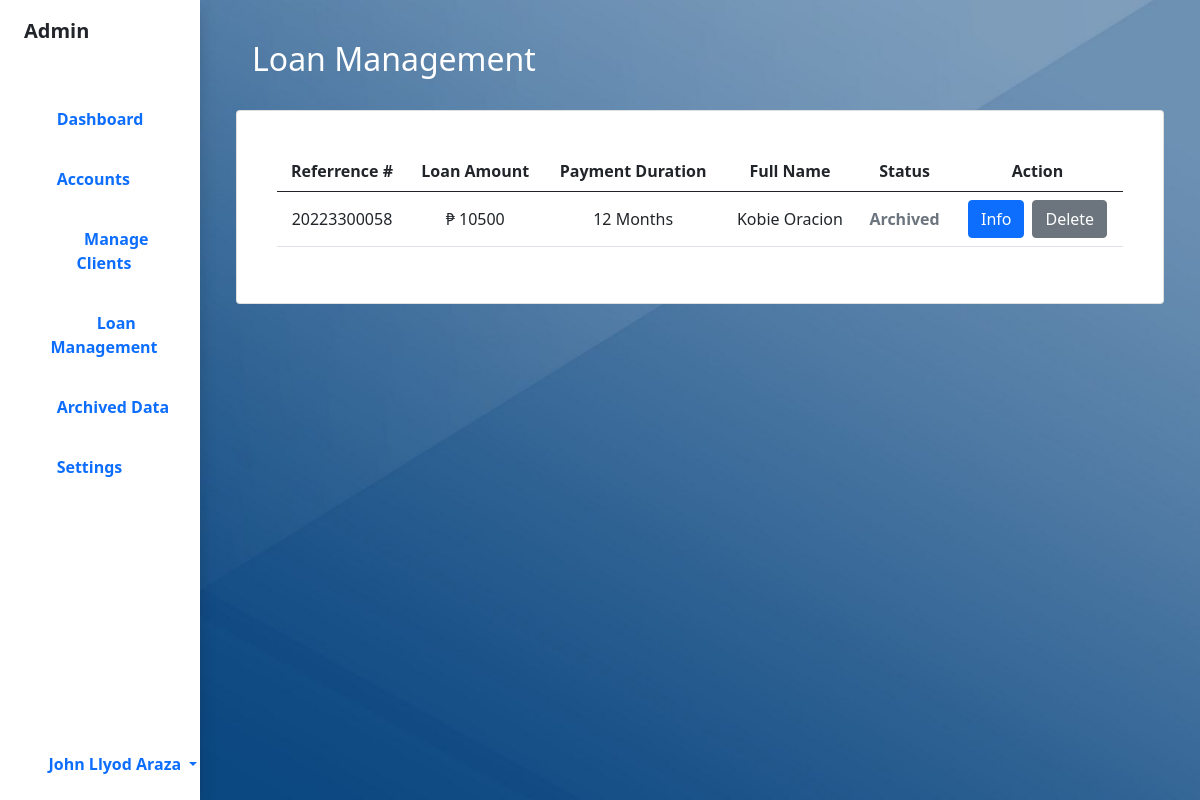
Page /php/archive-data.php (signed in) on the committed database.
### tables this page shows
CREATE TABLE `loan_destination` (
  `acc_no` bigint(11) NOT NULL,
  `ref_no` bigint(11) NOT NULL,
  `loan_amount` int(6) NOT NULL,
  `loan_period` enum('2','6','12','24','36') NOT NULL,
  `loan_type` enum('Credit Card','Home Equity','Mortgages','Personal Loans','Small Business','Student Loans') NOT NULL,
  `loan_dest` enum('Bank Transfer','GCash','Palawan Pera Padala','PayMaya') NOT NULL,
  `bank_name` enum('Asia United Bank','Bank of China','BDO','BPI','CitiBank','City Savings Bank','Landbank','MetroBank','Philippine National Bank','RCBC') DEFAULT NULL,
  `interest_rate` enum('3%','4%','5%','') NOT NULL,
  `overdue_penalty` varchar(4) NOT NULL,
  `recv_name` varchar(99) NOT NULL,
  `recv_no` int(10) NOT NULL,
  `loan_status` enum('Pending','Approved','Released','Closed','Terminated','Declined','Archived') NOT NULL,
  `date_req` timestamp NOT NULL DEFAULT current_timestamp() ON UPDATE current_timestamp(),
  `next_due` date DEFAULT NULL
);

### php/archive-data.php (the view, shortened to what this page needs)
<?php
	include_once "database.php";
?>
<!DOCTYPE html>
<html>
<head>
	<link rel="stylesheet" type="text/css" href="../css/bootstrap.min.css">
	<link rel="stylesheet" type="text/css" href="../css/style-min.css">
	<link rel="stylesheet" type="text/css" href="../css/fontawesome.css">
	<link rel="stylesheet" type="text/css" href="../css/brands.css">
	<link rel="stylesheet" type="text/css" href="../css/solid.css">
</head>
<body>
<div class="container-fluid">
	<div class="row flex-nowrap">
		<div class="col-auto col-md-3 col-xl-2 px-sm-2 px-0 bg-white shadow">
			<div class="d-flex flex-column align-items-center align-items-sm-start px-3 pt-3 min-vh-100">
				<span class="fs-5 d-none d-sm-inline fw-bold">Admin</span>
				<ul class="nav nav-pills flex-column mb-sm-auto mb-0 ms-2 align-items-start" id="menu">
					<li class="nav-item nav-list">
						<a href="dashboard.php" class="nav-link align-middle px-0 text-wrap">
							<i class="fas fa-regular fa-gauge bi me-2"></i>
							<span class="d-none d-sm-inline fw-bold">Dashboard</span>
						</a>
					</li>
					<li class="nav-item nav-list">
						<a href="manage-accounts.php" class="nav-link align-middle px-0">
							<i class="fas fa-regular fa-user bi me-2"></i>
							<span class="d-none d-sm-inline fw-bold">Accounts</span>
						</a>
					</li>
					<li class="nav-item nav-list">
						<a href="manage-clients.php" class="nav-link align-middle px-0">
							<i class="fas fa-regular fa-user-group bi me-2"></i>
							<span class="d-none d-sm-inline fw-bold">Manage Clients</span>
						</a>
					</li>
					<li class="nav-item nav-list">
						<a href="loan-management.php" class="nav-link align-middle px-0">
							<i class="fas fa-regular fa-hand-holding-dollar bi me-2"></i>
							<span class="d-none d-sm-inline fw-bold">Loan Management</span>
						</a>
					</li>
					<li class="nav-item nav-list">
						<a href="archive-data.php" class="nav-link align-middle px-0">
						<i class="fa-solid fa-box-archive bi me-2"></i>
							<span class="d-none d-sm-inline fw-bold">Archived Data</span>
						</a>
					</li>
					<li class="nav-item nav-list">
						<a href="admin-settings.php" class="nav-link align-middle px-0">
							<i class="fas fa-regular fa-gear bi me-2"></i>
							<span class="d-none d-sm-inline fw-bold">Settings</span>
						</a>
					</li>
				</ul>
				<div class="dropdown pb-4">
					<a href="#" class="d-flex align-items-center text-decoration-none dropdown-toggle" id="user-dropdown" data-bs-toggle="dropdown" aria-expanded="false">
						<i class="fas fa-regular fa-circle-user bi me-2"></i>
						<span class="d-none d-sm-inline mx-1 fw-bold">
							<?php
								echo $_SESSION['first'];
								echo $_SESSION['last'];
							?>
						</span>
					</a>
				</div>
			</div>
		</div>
		<div class="col py-3 d-flex justify-content-center overflow-auto">
			<div class="container-fluid">
				<div class="row">
					<div class="col">
						<br>
						<h2 class="text-white text-start ps-3">Loan Management</h2><br>
					</div>
				</div>
				<div class="row">
					<div class="col ">
						<div class="card">
							<div class="card-body rounded-3 m-4 table-responsive-sm">
								<table class="table table-hover align-middle">
									<thead>
										<tr>
											<th scope="col">Referrence #</th>
											<th scope="col">Loan Amount</th>
											<th scope="col">Payment Duration</th>
											<th scope="col">Full Name</th>
											<th scope="col">Status</th>
											<th scope="col">Action</th>
										</tr>
									</thead>
									<tbody>
										<tr>
											<?php
												$records = mysqli_query($config," SELECT * FROM loan_destination WHERE loan_status = 'Archived' ORDER BY ref_no DESC" );
												 while($data = mysqli_fetch_array($records) )
												 {
											?>
										<tr>
											<td scope="row"><?php  echo $data ['ref_no']?></td>
											<td>₱ <?php  echo $data ['loan_amount']?></td>
											<td><?php  echo $data ['loan_period']." Months"?></td>
											<td><?php  echo $data ['recv_name']?></td>
											<td>
												<?php
				                                	$status = $data ['loan_status'];
				                                	if($status == 'Approved') {
				                                		echo '
				                                		<div class="fw-bold text-success">
				                                		'.$status.'
				                                		</div>
				                                		';
				                                	}
				                                	elseif($status == 'Pending') {
				                                		echo '
				                                		<div class="fw-bold text-secondary">
				                                		'.$status.'
				                                		</div>
				                                		';
				                                	}
				                                	elseif($status == 'Declined') {
				                                		echo '
				                                		<div class="fw-bold text-danger">
				                                		'.$status.'
				                                		</div>
				                                		';
				                                	}
				                                	elseif($status == 'Archived') {
				                                		echo '
				                                		<div class="fw-bold text-secondary">
				                                		'.$status.'
				                                		</div>
				                                		';
				                                	}
				                                	else {
				                                		echo '
				                                		Error
				                                		';
				                                	}
				                                ?>
											</td>
											<td>
												<div class="d-flex flex-row justify-content-center">
													<div>
									                	<input class="btn btn-primary text-white editbtn" type="button" name="more-info" value="Info" data-bs-toggle="modal" data-bs-target="#showUserData">
									                </div>
									                <div class="ps-2">
									                	<input class="btn btn-secondary archivebtn" type="button" name="delete-data" value="Delete" formaction="">
									                </div>
									            </div>
											</td>
										</tr>
										<?php
									}
										?>
									</tbody>
								</table>
							</div>
						</div>
					</div>
				</div>
			</div>
		</div>
	</div>
</div>
</body>
</html>

### css/style-min.css (style rules this page uses)
body { text-align: center; background-image: url(../img/login-bg3.jpg); height: 100vh; background-position: center; background-repeat: no-repeat; background-attachment: fixed; background-size: cover; }
.nav-list { margin-top: 20px; }

### css/brands.css (style rules this page uses)
:root, :host { --fa-font-brands: normal 400 1em/1 "Font Awesome 6 Brands"; }

### css/solid.css (style rules this page uses)
:root, :host { --fa-font-solid: normal 900 1em/1 "Font Awesome 6 Free"; }
.fas, .fa-solid { font-family: 'Font Awesome 6 Free'; font-weight: 900; }

### rows in the picture
loan_destination: ref_no "20223300058", loan_amount "10500", loan_period "12", recv_name "Kobie Oracion", loan_status "Archived"

### other values in the picture
$_SESSION['first'] "John Llyod"
$_SESSION['last'] "Araza"
